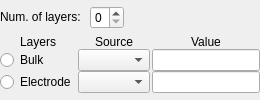
                   <widget class="QWidget" name="stackedWidgetPage_mech_expertmode">
                    <property name="sizePolicy">
                     <sizepolicy hsizetype="Preferred" vsizetype="Preferred">
                      <horstretch>0</horstretch>
                      <verstretch>0</verstretch>
                     </sizepolicy>
                    </property>
                    <layout class="QVBoxLayout" name="verticalLayout_2">
                     <property name="spacing">
                      <number>0</number>
                     </property>
                     <property name="leftMargin">
                      <number>0</number>
                     </property>
                     <property name="topMargin">
                      <number>0</number>
                     </property>
                     <property name="rightMargin">
                      <number>0</number>
                     </property>
                     <property name="bottomMargin">
                      <number>0</number>
                     </property>
                     <item>
                      <layout class="QHBoxLayout" name="horizontalLayout_12">
                       <property name="spacing">
                        <number>6</number>
                       </property>
                       <item>
                        <widget class="QLabel" name="label_mech_expertmode_layernum">
                         <property name="sizePolicy">
                          <sizepolicy hsizetype="Preferred" vsizetype="Fixed">
                           <horstretch>0</horstretch>
                           <verstretch>0</verstretch>
                          </sizepolicy>
                         </property>
                         <property name="text">
                          <string>Num. of layers: </string>
                         </property>
                        </widget>
                       </item>
                       <item>
                        <widget class="QSpinBox" name="spinBox_mech_expertmode_layernum">
                         <property name="buttonSymbols">
                          <enum>QAbstractSpinBox::UpDownArrows</enum>
                         </property>
                         <property name="maximum">
                          <number>5</number>
                         </property>
                        </widget>
                       </item>
                       <item>
                        <spacer name="horizontalSpacer_15">
                         <property name="orientation">
                          <enum>Qt::Horizontal</enum>
                         </property>
                         <property name="sizeHint" stdset="0">
                          <size>
                           <width>40</width>
                           <height>20</height>
                          </size>
                         </property>
                        </spacer>
                       </item>
                      </layout>
                     </item>
                     <item>
                      <layout class="QGridLayout" name="gridLayout_mech_expertmode_layers">
                       <property name="sizeConstraint">
                        <enum>QLayout::SetDefaultConstraint</enum>
                       </property>
                       <property name="topMargin">
                        <number>0</number>
                       </property>
                       <property name="rightMargin">
                        <number>0</number>
                       </property>
                       <property name="bottomMargin">
                        <number>0</number>
                       </property>
                       <property name="horizontalSpacing">
                        <number>2</number>
                       </property>
                       <property name="verticalSpacing">
                        <number>0</number>
                       </property>
                       <item row="0" column="1">
                        <widget class="QLabel" name="label_20">
                         <property name="sizePolicy">
                          <sizepolicy hsizetype="Preferred" vsizetype="Fixed">
                           <horstretch>0</horstretch>
                           <verstretch>0</verstretch>
                          </sizepolicy>
                         </property>
                         <property name="text">
                          <string>Source</string>
                         </property>
                         <property name="alignment">
                          <set>Qt::AlignCenter</set>
                         </property>
                        </widget>
                       </item>
                       <item row="0" column="0">
                        <widget class="QLabel" name="label_19">
                         <property name="sizePolicy">
                          <sizepolicy hsizetype="Preferred" vsizetype="Fixed">
                           <horstretch>0</horstretch>
                           <verstretch>0</verstretch>
                          </sizepolicy>
                         </property>
                         <property name="text">
                          <string>Layers</string>
                         </property>
                         <property name="alignment">
                          <set>Qt::AlignCenter</set>
                         </property>
                        </widget>
                       </item>
                       <item row="0" column="2">
                        <widget class="QLabel" name="label_21">
                         <property name="sizePolicy">
                          <sizepolicy hsizetype="Preferred" vsizetype="Fixed">
                           <horstretch>0</horstretch>
                           <verstretch>0</verstretch>
                          </sizepolicy>
                         </property>
                         <property name="text">
                          <string>Value</string>
                         </property>
                         <property name="alignment">
                          <set>Qt::AlignCenter</set>
                         </property>
                        </widget>
                       </item>
                       <item row="1" column="2">
                        <widget class="QLineEdit" name="lineEdit_mech_expertmode_value_bulk">
                         <property name="readOnly">
                          <bool>true</bool>
                         </property>
                        </widget>
                       </item>
                       <item row="1" column="1">
                        <widget class="QComboBox" name="comboBox_mech_expertmode_source_bulk">
                         <property name="sizePolicy">
                          <sizepolicy hsizetype="Preferred" vsizetype="Fixed">
                           <horstretch>0</horstretch>
                           <verstretch>0</verstretch>
                          </sizepolicy>
                         </property>
                         <property name="currentText">
                          <string/>
                         </property>
                        </widget>
                       </item>
                       <item row="1" column="0">
                        <widget class="QRadioButton" name="radioButton_mech_expertmode_calc_bulk">
                         <property name="text">
                          <string>Bulk</string>
                         </property>
                        </widget>
                       </item>
                       <item row="2" column="1">
                        <widget class="QComboBox" name="comboBox_mech_expertmode_source_electrode">
                         <property name="sizePolicy">
                          <sizepolicy hsizetype="Preferred" vsizetype="Fixed">
                           <horstretch>0</horstretch>
                           <verstretch>0</verstretch>
                          </sizepolicy>
                         </property>
                        </widget>
                       </item>
                       <item row="2" column="2">
                        <widget class="QLineEdit" name="lineEdit_mech_expertmode_value_electrode">
                         <property name="readOnly">
                          <bool>true</bool>
                         </property>
                         <property name="clearButtonEnabled">
                          <bool>true</bool>
                         </property>
                        </widget>
                       </item>
                       <item row="2" column="0">
                        <widget class="QRadioButton" name="radioButton_mech_expertmode_calc_electrode">
                         <property name="autoFillBackground">
                          <bool>false</bool>
                         </property>
                         <property name="text">
                          <string>Electrode</string>
                         </property>
                        </widget>
                       </item>
                      </layout>
                     </item>
                    </layout>
                   </widget>
